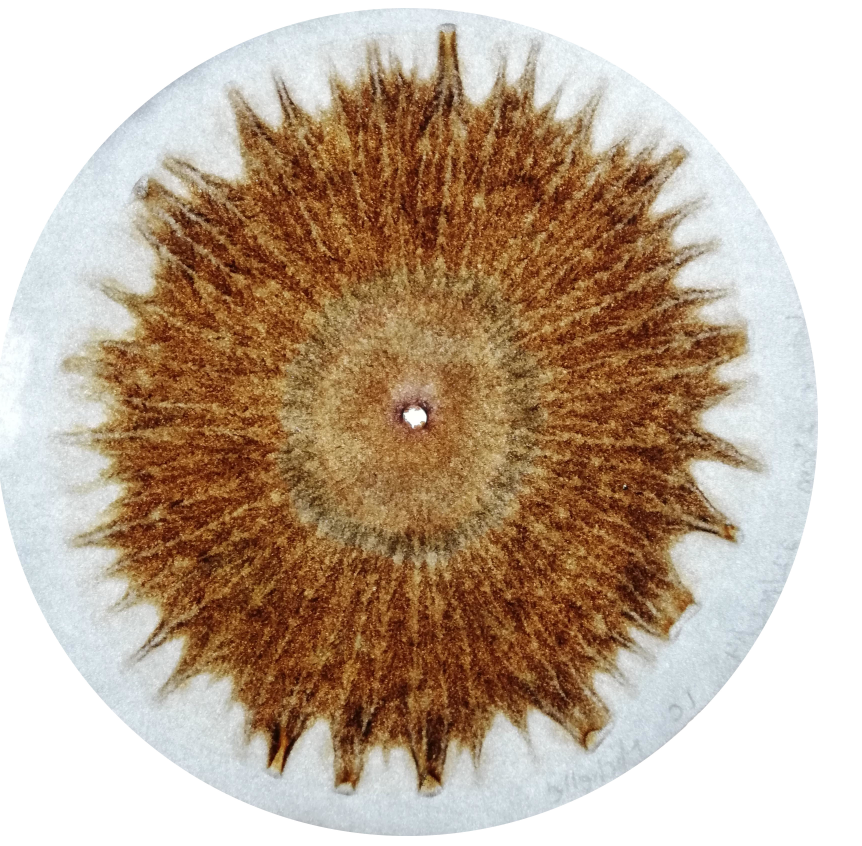
#> input picture uploads/time_Dec042019_10_41_25.jpg, 3448 x 3384 px (shown at 1/4 size)
$ python -i Carteciano_a_Polar.py   (imports and definitions only)
#> lines starting #> are read from the running program, lines starting #| are printed output that depends on the picture
import cv2
import numpy as np

def obtener_Imagen(Nombre_Imagen_Nueva):
    URL      = "uploads/" + Nombre_Imagen_Nueva # Direccion donde se almacenan las imagenes
    RESPALDO = "Pasos/"                         # Direccion donde se almadenaran las imagenes como evidencia

    # --------- Lectura de la imagen que se encuentra almacenada en el servidor -------------

    img_Contorno = cv2.imread(URL)    # Imagen que servira para obtner contornos, area y centro del circulo
    img_Polar    = cv2.imread(URL,1)  # Imagen que se transformara de Carteciano a Polar O -> ---

    # -------- Resaltar los detalles de la imagen mejorandola ---------

    madian       = cv2.medianBlur(img_Contorno, 25)                  # Filtro
    gris         = cv2.cvtColor(madian, cv2.COLOR_BGR2GRAY) # Convertir la imagen a escala de grises
    clahe        = cv2.createCLAHE(clipLimit=75.0, tileGridSize=(128,128))
    gris         = clahe.apply(gris)

    # -------- Busqueda de contornos --------

    gris         = cv2.Canny(gris, 10, 150)
    gris         = cv2.dilate(gris, None, iterations=1)
    gris         = cv2.erode(gris, None,iterations=1)
    contornos, _ = cv2.findContours(gris, cv2.RETR_EXTERNAL, cv2.CHAIN_APPROX_SIMPLE)

    # ------- Busqueda de un contorno con el area mas grande ------

    for contorno in contornos:
        area     = cv2.contourArea(contorno) # Esta variable almacena el area de cada contorno encotrado
        x,y,w,h  = cv2.boundingRect(contorno)# Estas variables almacenan los valores del tamaño de la imagen

        if area > 3000:
            M    = cv2.moments(contorno)
            if (M["m00"]==0): M["m00"] = 1
            xcentro = int(M["m10"]/M["m00"])
            ycentro = int(M["m01"]/M["m00"])
            radio   = xcentro-x

            # -------- Dibujamos el centro y el contorno del croma --------

            cv2.circle(img_Contorno, (xcentro, ycentro), 100, (0,255,0), -1)
            cv2.drawContours(img_Contorno, contorno, -1, (0,255,0), 10)

            # -------- Primer Paso Terminado, Guardar evidencia -----------

            cv2.imwrite(RESPALDO+"Paso_1.jpg", img_Contorno)

            # -------- Convercion de carteciano a polar --------

            img_Polar = img_Polar.astype(np.float32)

            value     = np.sqrt((ycentro**2.0)+(xcentro**2.0)) # Variable que almacena la redimencion de la imagen nueva
            polar_img = cv2.linearPolar(img_Polar, (xcentro, ycentro), value, cv2.WARP_FILL_OUTLIERS)

            polar_img = polar_img.astype(np.uint8)

            # -------- Segundo Paso Termiando, Guardar evidencia --------

            cv2.imwrite(RESPALDO+"Paso_2.jpg", polar_img)

            # -------- Ajuste de la imagen modificada, quitando lo no util --------

            crop_img  = polar_img[0:3408, 0:2400] # Area que es util de la imagen

            # -------- Tercer Paso Terminado, Guardar evidencia --------

            cv2.imwrite(RESPALDO+"Paso_3.jpg", crop_img)

            # -------- Ajuste horizontal de la imagen --------

            horizontal_img = cv2.rotate(crop_img, cv2.ROTATE_90_CLOCKWISE)

            # -------- Cuarto Paso Terminado, Guardar evidencia --------

            cv2.imwrite(RESPALDO+"Paso_4.jpg", horizontal_img)

            return horizontal_img

>>> import cv2
>>> picture = cv2.imread('uploads/time_Dec042019_10_41_25.jpg', cv2.IMREAD_GRAYSCALE)
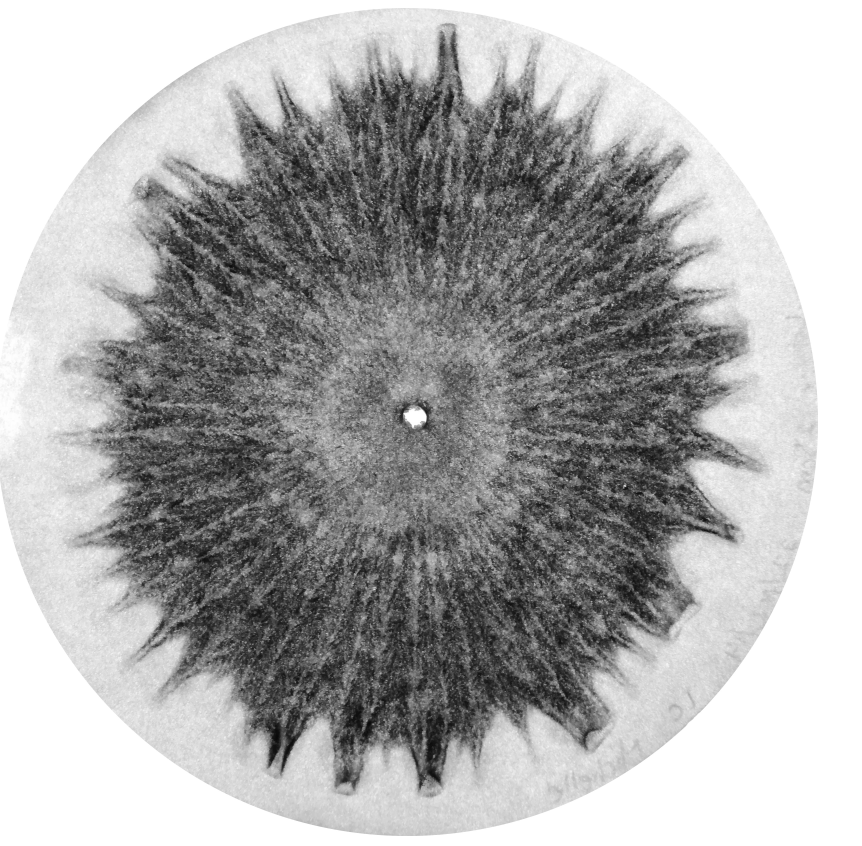
#> picture: shape (3384, 3448) (shown at 1/4 size); min 7, max 255, mean 173.3
#> (the run stopped early here; a loop or call above may not have finished)

$ run again, on uploads/time_Dec052019_03_50_12.jpg
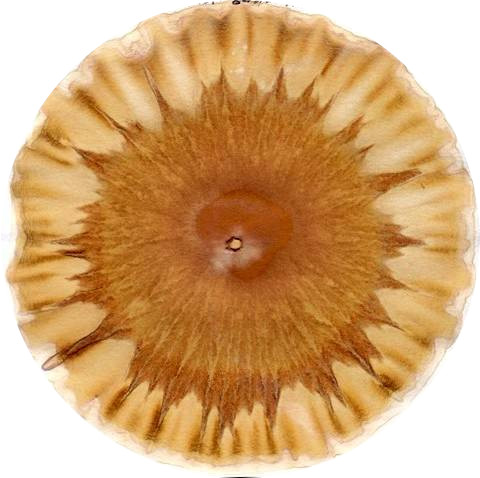
#> input picture uploads/time_Dec052019_03_50_12.jpg, 480 x 478 px
#> `picture = cv2.imread('uploads/time_Dec042019_10_41_25.jpg', cv2.IMREAD..`:
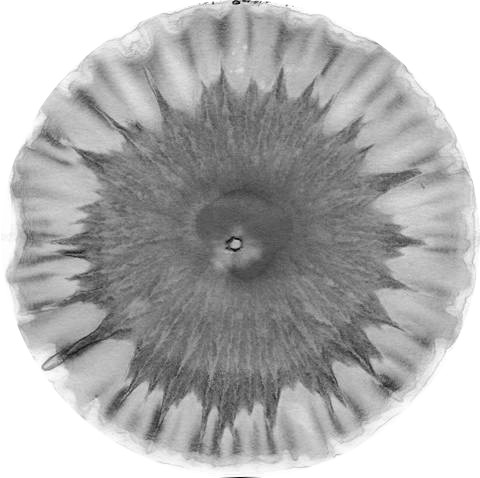
#> picture: shape (478, 480); min 4, max 255, mean 174.7

$ run again, on uploads/time_Dec052019_04_10_10.jpg
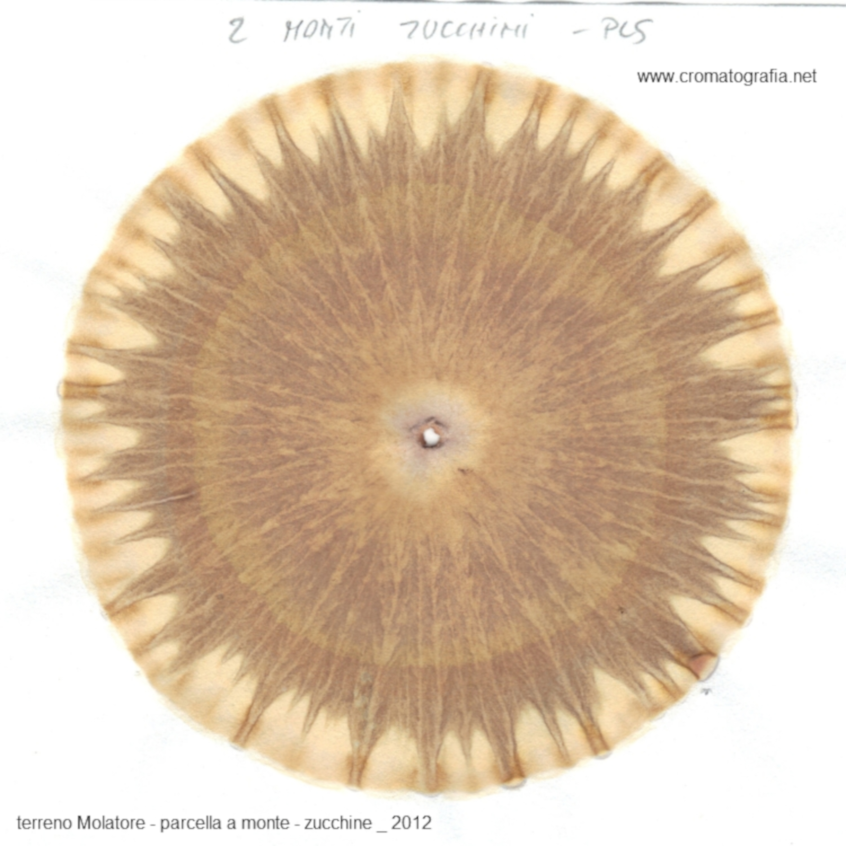
#> input picture uploads/time_Dec052019_04_10_10.jpg, 3384 x 3384 px (shown at 1/4 size)
#> `picture = cv2.imread('uploads/time_Dec042019_10_41_25.jpg', cv2.IMREAD..`:
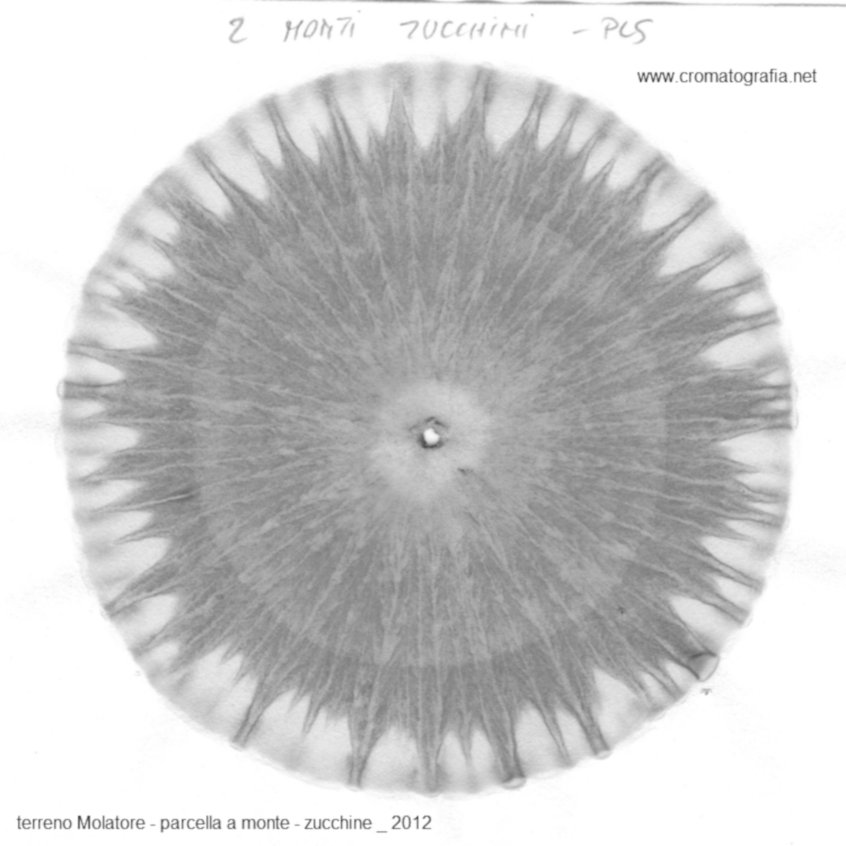
#> picture: shape (3384, 3384) (shown at 1/4 size); min 49, max 255, mean 204
